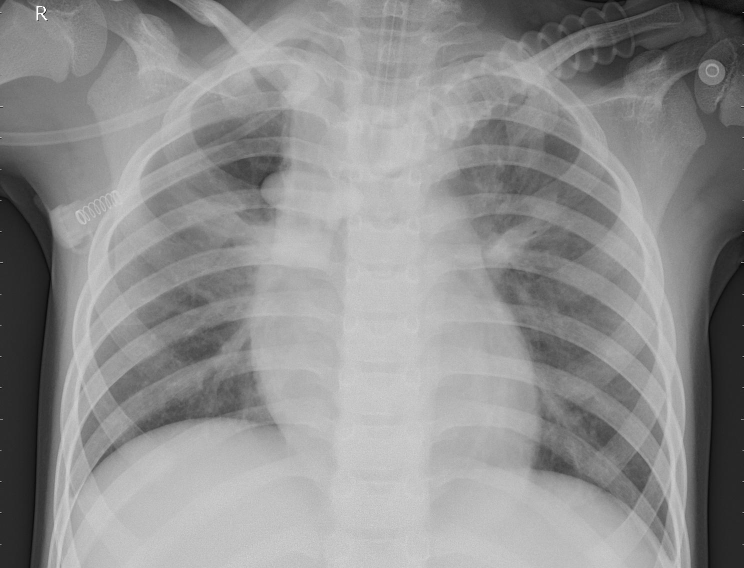
%> input picture PNEUMONIA/person10_virus_35.jpeg, 1488 x 1136 px (shown at 1/2 size); its folder holds only this picture in this run
$ octave varifying.m   (GNU Octave 9; MATLAB toolbox functions it lacks are replaced by stand-ins)
%> lines starting %> are read from the running program, lines starting %| are printed output that depends on the picture; in (x1, y1, x2, y2) boxes, pixels count from 0 and x2, y2 are one past the last pixel; in counts of white or black regions, pixels touching at a corner belong together; the program's own positions count from 1
### calculate_ratio.m
function [ratio_vector] = calculate_ratio(path, imageset)
%> called with imageset = 'pne'

    all_images = dir([path '*.jpeg']);

    % for K = 1:size(all_images)
    for K = 1:8

        I = imread([path all_images(K).name]);
%> I is the input picture: size 1136x1488 uint8; min 0, max 255, mean 142.5
        figure

        %%   rescale the image
        row_scale = (300 / size(I, 1));
%> row_scale = 0.264
        col_sclae = 400 / size(I, 2);
%> col_sclae = 0.269
        I = imresize(I, [300 400]);
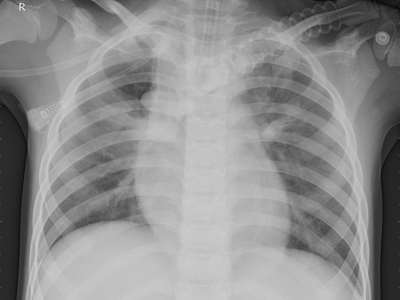
%> I: size 300x400 uint8; min 9, max 239, mean 142.5
        subplot(1, 5, 1); imshow(I); title('original'); axis on;

        %%   enhance the contrast of image for better segmentation
        I = imadjust(I, [0.2 0.8], [], 0.9);
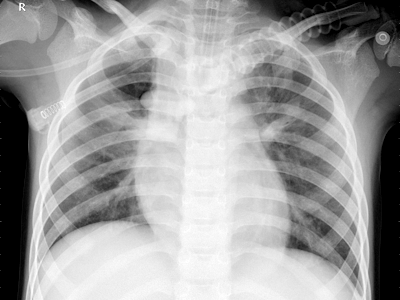
%> I: size 300x400 uint8; min 0, max 255, mean 159.6
        subplot(1, 5, 2); imshow(I); title('after adjust'); axis on;

        %%    find the threshold for segmentation from the historgram
        [counts, x] = imhist(I, 100);
%> counts = 100 values, max 8638 at index 1, min 34 at index 100, mean 1200; x = 100 values from 0 to 255
        T = otsuthresh(counts);
%> T = 0.515
        BW = imbinarize(I, T);
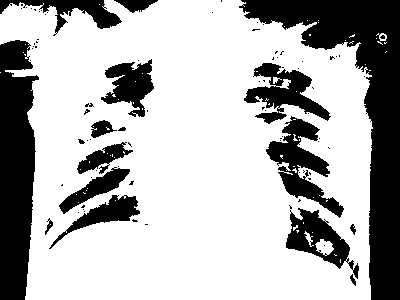
%> BW: size 300x400 logical; 70.2% white; 87 black regions (69 under 20 px), largest, box (x1, y1, x2, y2) and area: (239, 0, 400, 300) 13711, (0, 40, 39, 300) 7908, (266, 116, 344, 218) 2809
        subplot(1, 5, 3); imshow(BW); title('After thresholding'); axis on;

        %% Region Growing
        im = ~BW;
        ker = ones(3);
        mask_old = zeros(size(im));
        mask_new = mask_old;
        % left lung seed
        mask_new(100, 150) = 1; %Seed
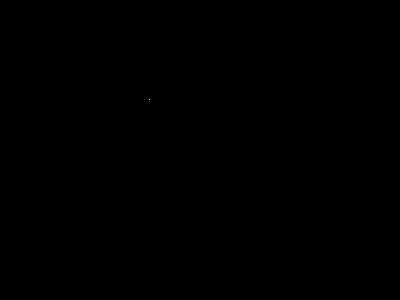
%> mask_new: size 300x400 double; values 0 (black) and 1 (white), 0% white in thin lines or dots, all inside (x1, y1, x2, y2) = (149, 99, 150, 100)
        mask_new(150, 120) = 1; %Seed
%> mask_new: size 300x400 double; values 0 (black) and 1 (white), 0% white in thin lines or dots, all inside (x1, y1, x2, y2) = (119, 99, 150, 150)
        mask_new(200, 60) = 1; %Seed
%> mask_new: size 300x400 double; values 0 (black) and 1 (white), 0% white in thin lines or dots, all inside (x1, y1, x2, y2) = (59, 99, 150, 200)
        % right lung seed
        mask_new(70, 230) = 1; %Seed
%> mask_new: size 300x400 double; values 0 (black) and 1 (white), 0% white in thin lines or dots, all inside (x1, y1, x2, y2) = (59, 69, 230, 200)
        mask_new(100, 260) = 1; %Seed
%> mask_new: size 300x400 double; values 0 (black) and 1 (white), 0% white in thin lines or dots, all inside (x1, y1, x2, y2) = (59, 69, 260, 200)
        mask_new(110, 240) = 1; %Seed
        mask_new(140, 280) = 1; %Seed
%> mask_new: size 300x400 double; values 0 (black) and 1 (white), 0.01% white in thin lines or dots, all inside (x1, y1, x2, y2) = (59, 69, 280, 200)
        mask_new(200, 310) = 1; %Seed
%> mask_new: size 300x400 double; values 0 (black) and 1 (white), 0.01% white in thin lines or dots, all inside (x1, y1, x2, y2) = (59, 69, 310, 200)

        mask_size_old = 0;
        mask_size_new = 1;

        while (mask_size_old ~= mask_size_new)
            mask_old = mask_new;
            mask_size_old = mask_size_new;

            for i = 2:size(im, 1) - 1

                for j = 2:size(im, 2) - 1

                    if mask_old(i, j) == 1
                        mask_new(i - 1:i + 1, j - 1:j + 1) = im(i - 1:i + 1, j - 1:j + 1) .* ker;
                    end

                end

            end

            mask_size_new = sum(mask_new(:));
        end
%> this loop made 86 passes
%> (mask_size_old, mask_size_new) on passes 2 to 13: (17, 49), (49, 94), (94, 151), (151, 225), (225, 311), (311, 399), (399, 493), (493, 594), (594, 702), (702, 822), (822, 940), (940, 1045)
%> mask_size_new on pass 1: 17
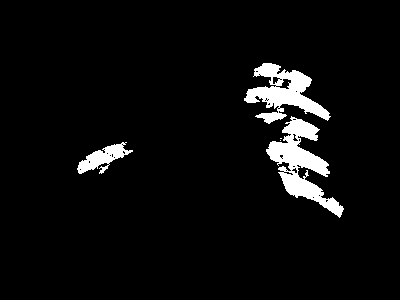
%> mask_new: size 300x400 double; values 0 (black) and 1 (white), 4.8% white; 5 white regions (2 under 20 px), largest, box (x1, y1, x2, y2) and area: (266, 116, 344, 218) 2809, (244, 63, 331, 124) 2254, (77, 142, 133, 174) 748

        subplot(1, 5, 4); imshow(mask_new); title('After region growing'); axis on;

        BW = imfill(mask_new, 'holes');
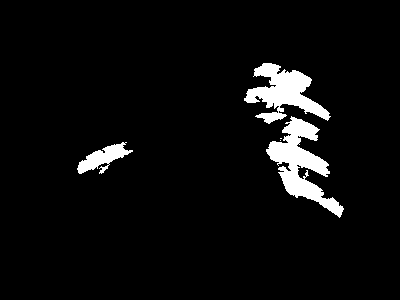
%> BW: size 300x400 double; values 0 (black) and 1 (white), 5% white; 5 white regions (2 under 20 px), largest, box (x1, y1, x2, y2) and area: (266, 116, 344, 218) 2871, (244, 63, 331, 124) 2370, (77, 142, 133, 174) 763
        subplot(1, 5, 5); imshow(BW); title('After filling'); axis on;
        filtered_lung_size = sum(BW(:));
%> filtered_lung_size = 6007
        left_boundary = 500;
        right_boundary = 0;
        up_boundary = 500;
        bottom_boundary = 0;

        for row = 1:size(BW, 1)

            for col = 1:size(BW, 2)

                if BW(row, col) == 1 && col < left_boundary
                    left_boundary = col;
                end

                if BW(row, col) == 1 && col > right_boundary
                    right_boundary = col;
                end

                if BW(row, col) == 1 && row < up_boundary
                    up_boundary = row;
                end

                if BW(row, col) == 1 && row > bottom_boundary
                    bottom_boundary = row;
                end

            end

        end
%> after the loop, bottom_boundary = 218; left_boundary = 78; right_boundary = 344; up_boundary = 64

        estimated_lung_area = (right_boundary - left_boundary) * (bottom_boundary - up_boundary);
%> estimated_lung_area = 40964
        ratio = filtered_lung_size / estimated_lung_area;
%> ratio = 0.147

        if strcmp(imageset, 'normal') && (ratio > 0.5 || ratio < 0.2)
            ratio_vector(K, :) = mean(ratio_vector);

        else
            ratio_vector(K, :) = ratio;
        end

    end

end

### varifying.m
clear; clc; close all;
phe_path = 'C:\Users\pjj85\OneDrive - UW-Madison\2020 Spring\CS 567\567 final project\PNEUMONIA\';
% normal_path = 'C:\Users\pjj85\OneDrive - UW-Madison\2020 Spring\CS 567\567 final project\test\NORMAL\';
%> (the run ends here)
